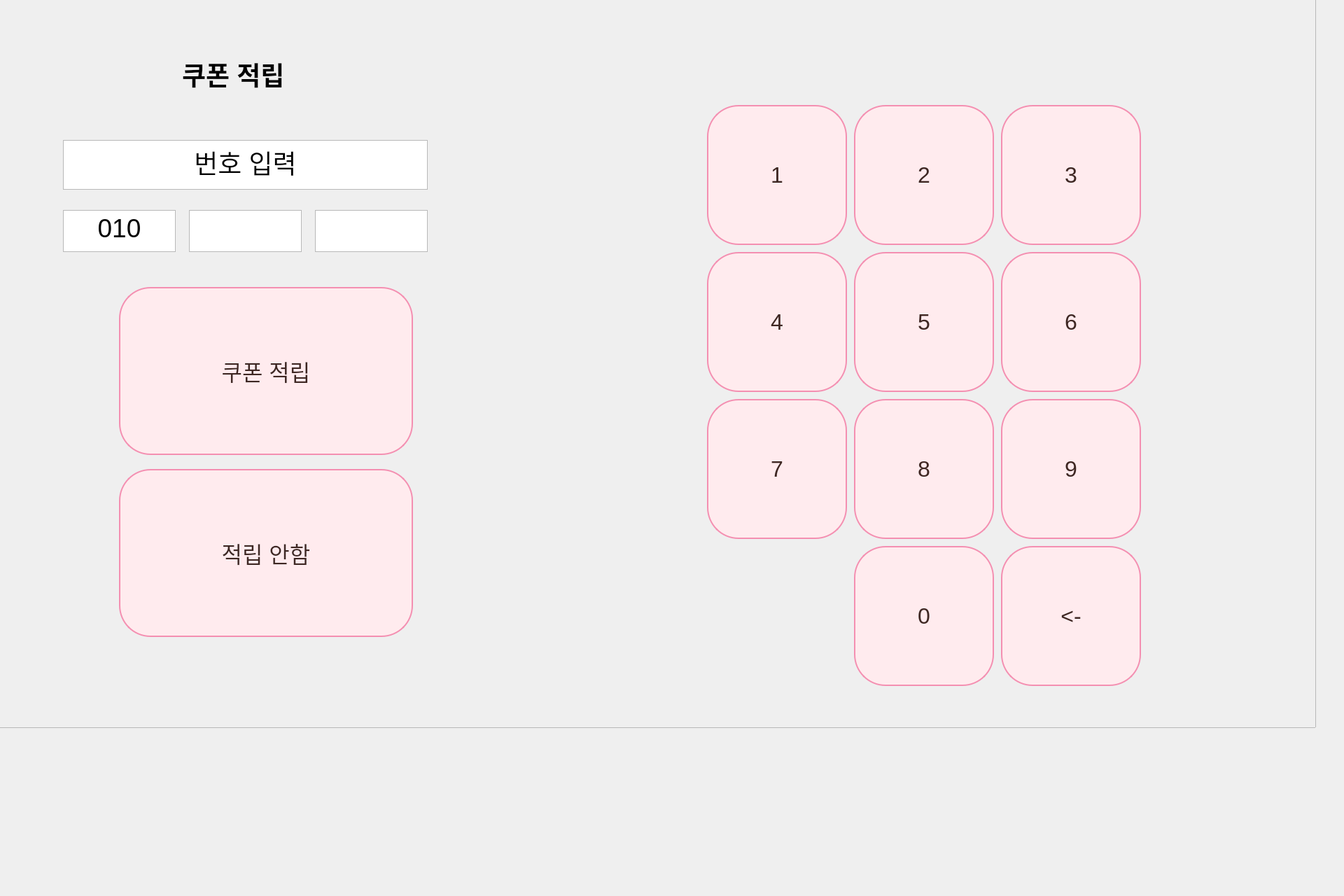
<?xml version="1.0" encoding="UTF-8"?>
<ui version="4.0">
 <class>Dialog</class>
 <widget class="QDialog" name="Dialog">
  <property name="geometry">
   <rect>
    <x>0</x>
    <y>0</y>
    <width>1920</width>
    <height>1280</height>
   </rect>
  </property>
  <property name="windowTitle">
   <string>Dialog</string>
  </property>
  <property name="styleSheet">
   <string notr="true"/>
  </property>
  <widget class="QLabel" name="label">
   <property name="geometry">
    <rect>
     <x>260</x>
     <y>80</y>
     <width>161</width>
     <height>51</height>
    </rect>
   </property>
   <property name="font">
    <font>
     <pointsize>28</pointsize>
     <weight>75</weight>
     <bold>true</bold>
    </font>
   </property>
   <property name="text">
    <string>쿠폰 적립</string>
   </property>
  </widget>
  <widget class="QTextEdit" name="textEdit">
   <property name="geometry">
    <rect>
     <x>90</x>
     <y>200</y>
     <width>521</width>
     <height>71</height>
    </rect>
   </property>
   <property name="font">
    <font>
     <pointsize>20</pointsize>
    </font>
   </property>
   <property name="html">
    <string>&lt;!DOCTYPE HTML PUBLIC &quot;-//W3C//DTD HTML 4.0//EN&quot; &quot;http://www.w3.org/TR/REC-html40/strict.dtd&quot;&gt;
&lt;html&gt;&lt;head&gt;&lt;meta name=&quot;qrichtext&quot; content=&quot;1&quot; /&gt;&lt;style type=&quot;text/css&quot;&gt;
p, li { white-space: pre-wrap; }
&lt;/style&gt;&lt;/head&gt;&lt;body style=&quot; font-family:'Ubuntu'; font-size:20pt; font-weight:400; font-style:normal;&quot;&gt;
&lt;p align=&quot;center&quot; style=&quot; margin-top:0px; margin-bottom:0px; margin-left:0px; margin-right:0px; -qt-block-indent:0; text-indent:0px;&quot;&gt;&lt;span style=&quot; font-size:28pt;&quot;&gt;번호 입력&lt;/span&gt;&lt;/p&gt;&lt;/body&gt;&lt;/html&gt;</string>
   </property>
  </widget>
  <widget class="QTextEdit" name="textEdit_2">
   <property name="geometry">
    <rect>
     <x>90</x>
     <y>300</y>
     <width>161</width>
     <height>60</height>
    </rect>
   </property>
   <property name="font">
    <font>
     <pointsize>20</pointsize>
    </font>
   </property>
   <property name="html">
    <string>&lt;!DOCTYPE HTML PUBLIC &quot;-//W3C//DTD HTML 4.0//EN&quot; &quot;http://www.w3.org/TR/REC-html40/strict.dtd&quot;&gt;
&lt;html&gt;&lt;head&gt;&lt;meta name=&quot;qrichtext&quot; content=&quot;1&quot; /&gt;&lt;style type=&quot;text/css&quot;&gt;
p, li { white-space: pre-wrap; }
&lt;/style&gt;&lt;/head&gt;&lt;body style=&quot; font-family:'Ubuntu'; font-size:20pt; font-weight:400; font-style:normal;&quot;&gt;
&lt;p align=&quot;center&quot; style=&quot; margin-top:0px; margin-bottom:0px; margin-left:0px; margin-right:0px; -qt-block-indent:0; text-indent:0px;&quot;&gt;&lt;span style=&quot; font-size:28pt;&quot;&gt;010&lt;/span&gt;&lt;/p&gt;&lt;/body&gt;&lt;/html&gt;</string>
   </property>
  </widget>
  <widget class="QTextEdit" name="textEdit_3">
   <property name="geometry">
    <rect>
     <x>270</x>
     <y>300</y>
     <width>161</width>
     <height>60</height>
    </rect>
   </property>
   <property name="font">
    <font>
     <pointsize>20</pointsize>
    </font>
   </property>
   <property name="html">
    <string>&lt;!DOCTYPE HTML PUBLIC &quot;-//W3C//DTD HTML 4.0//EN&quot; &quot;http://www.w3.org/TR/REC-html40/strict.dtd&quot;&gt;
&lt;html&gt;&lt;head&gt;&lt;meta name=&quot;qrichtext&quot; content=&quot;1&quot; /&gt;&lt;style type=&quot;text/css&quot;&gt;
p, li { white-space: pre-wrap; }
&lt;/style&gt;&lt;/head&gt;&lt;body style=&quot; font-family:'Ubuntu'; font-size:20pt; font-weight:400; font-style:normal;&quot;&gt;
&lt;p align=&quot;center&quot; style=&quot;-qt-paragraph-type:empty; margin-top:0px; margin-bottom:0px; margin-left:0px; margin-right:0px; -qt-block-indent:0; text-indent:0px;&quot;&gt;&lt;br /&gt;&lt;/p&gt;&lt;/body&gt;&lt;/html&gt;</string>
   </property>
  </widget>
  <widget class="QTextEdit" name="textEdit_4">
   <property name="geometry">
    <rect>
     <x>450</x>
     <y>300</y>
     <width>161</width>
     <height>60</height>
    </rect>
   </property>
   <property name="font">
    <font>
     <pointsize>20</pointsize>
    </font>
   </property>
   <property name="html">
    <string>&lt;!DOCTYPE HTML PUBLIC &quot;-//W3C//DTD HTML 4.0//EN&quot; &quot;http://www.w3.org/TR/REC-html40/strict.dtd&quot;&gt;
&lt;html&gt;&lt;head&gt;&lt;meta name=&quot;qrichtext&quot; content=&quot;1&quot; /&gt;&lt;style type=&quot;text/css&quot;&gt;
p, li { white-space: pre-wrap; }
&lt;/style&gt;&lt;/head&gt;&lt;body style=&quot; font-family:'Ubuntu'; font-size:20pt; font-weight:400; font-style:normal;&quot;&gt;
&lt;p align=&quot;center&quot; style=&quot;-qt-paragraph-type:empty; margin-top:0px; margin-bottom:0px; margin-left:0px; margin-right:0px; -qt-block-indent:0; text-indent:0px;&quot;&gt;&lt;br /&gt;&lt;/p&gt;&lt;/body&gt;&lt;/html&gt;</string>
   </property>
  </widget>
  <widget class="QFrame" name="frame">
   <property name="geometry">
    <rect>
     <x>-40</x>
     <y>-40</y>
     <width>1920</width>
     <height>1080</height>
    </rect>
   </property>
   <property name="styleSheet">
    <string notr="true">QFrame {
    background-image: url(/home/messi/ws_amr/qt/dall.jpg); /* 배경 이미지 설정 */
    background-position: center; /* 이미지 중앙 정렬 */
    background-repeat: no-repeat; /* 이미지 반복 안함 */
}</string>
   </property>
   <property name="frameShape">
    <enum>QFrame::StyledPanel</enum>
   </property>
   <property name="frameShadow">
    <enum>QFrame::Raised</enum>
   </property>
   <widget class="QPushButton" name="pushButton_2">
    <property name="geometry">
     <rect>
      <x>210</x>
      <y>710</y>
      <width>420</width>
      <height>240</height>
     </rect>
    </property>
    <property name="styleSheet">
     <string notr="true">QPushButton {
    color: #3E2723; /* 다크 브라운 글씨 색 */
    background-color: #FFEBEE; /* 라이트 핑크 배경 */
    font-size: 32px; /* 글씨 크기 */
    border: 2px solid #F48FB1; /* 핑크 테두리 */
    border-radius: 45px; /* 둥근 모서리 */
    padding: 10px;
}
QPushButton:hover{
	background-color: #FFC0CB
}</string>
    </property>
    <property name="text">
     <string>적립 안함</string>
    </property>
   </widget>
   <widget class="QPushButton" name="pushButton">
    <property name="geometry">
     <rect>
      <x>210</x>
      <y>450</y>
      <width>420</width>
      <height>240</height>
     </rect>
    </property>
    <property name="styleSheet">
     <string notr="true">QPushButton {
    color: #3E2723; /* 다크 브라운 글씨 색 */
    background-color: #FFEBEE; /* 라이트 핑크 배경 */
    font-size: 32px; /* 글씨 크기 */
    border: 2px solid #F48FB1; /* 핑크 테두리 */
    border-radius: 45px; /* 둥근 모서리 */
    padding: 10px;
}
QPushButton:hover{
	background-color: #FFC0CB
}</string>
    </property>
    <property name="text">
     <string>쿠폰 적립</string>
    </property>
   </widget>
   <widget class="QPushButton" name="pushButton3">
    <property name="geometry">
     <rect>
      <x>1470</x>
      <y>190</y>
      <width>200</width>
      <height>200</height>
     </rect>
    </property>
    <property name="font">
     <font>
      <pointsize>-1</pointsize>
     </font>
    </property>
    <property name="styleSheet">
     <string notr="true">QPushButton {
    color: #3E2723; /* 다크 브라운 글씨 색 */
    background-color: #FFEBEE; /* 라이트 핑크 배경 */
    font-size: 32px; /* 글씨 크기 */
    border: 2px solid #F48FB1; /* 핑크 테두리 */
    border-radius: 45px; /* 둥근 모서리 */
    padding: 10px;
}
QPushButton:hover{
	background-color: #FFC0CB
}</string>
    </property>
    <property name="text">
     <string>3</string>
    </property>
   </widget>
   <widget class="QPushButton" name="pushButton2">
    <property name="geometry">
     <rect>
      <x>1260</x>
      <y>190</y>
      <width>200</width>
      <height>200</height>
     </rect>
    </property>
    <property name="font">
     <font>
      <pointsize>-1</pointsize>
     </font>
    </property>
    <property name="styleSheet">
     <string notr="true">QPushButton {
    color: #3E2723; /* 다크 브라운 글씨 색 */
    background-color: #FFEBEE; /* 라이트 핑크 배경 */
    font-size: 32px; /* 글씨 크기 */
    border: 2px solid #F48FB1; /* 핑크 테두리 */
    border-radius: 45px; /* 둥근 모서리 */
    padding: 10px;
}
QPushButton:hover{
	background-color: #FFC0CB
}</string>
    </property>
    <property name="text">
     <string>2</string>
    </property>
   </widget>
   <widget class="QPushButton" name="pushButton7">
    <property name="geometry">
     <rect>
      <x>1050</x>
      <y>610</y>
      <width>200</width>
      <height>200</height>
     </rect>
    </property>
    <property name="font">
     <font>
      <pointsize>-1</pointsize>
     </font>
    </property>
    <property name="styleSheet">
     <string notr="true">QPushButton {
    color: #3E2723; /* 다크 브라운 글씨 색 */
    background-color: #FFEBEE; /* 라이트 핑크 배경 */
    font-size: 32px; /* 글씨 크기 */
    border: 2px solid #F48FB1; /* 핑크 테두리 */
    border-radius: 45px; /* 둥근 모서리 */
    padding: 10px;
}
QPushButton:hover{
	background-color: #FFC0CB
}</string>
    </property>
    <property name="text">
     <string>7</string>
    </property>
   </widget>
   <widget class="QPushButton" name="pushButton5">
    <property name="geometry">
     <rect>
      <x>1260</x>
      <y>400</y>
      <width>200</width>
      <height>200</height>
     </rect>
    </property>
    <property name="font">
     <font>
      <pointsize>-1</pointsize>
     </font>
    </property>
    <property name="styleSheet">
     <string notr="true">QPushButton {
    color: #3E2723; /* 다크 브라운 글씨 색 */
    background-color: #FFEBEE; /* 라이트 핑크 배경 */
    font-size: 32px; /* 글씨 크기 */
    border: 2px solid #F48FB1; /* 핑크 테두리 */
    border-radius: 45px; /* 둥근 모서리 */
    padding: 10px;
}
QPushButton:hover{
	background-color: #FFC0CB
}</string>
    </property>
    <property name="text">
     <string>5</string>
    </property>
   </widget>
   <widget class="QPushButton" name="pushButton0">
    <property name="geometry">
     <rect>
      <x>1260</x>
      <y>820</y>
      <width>200</width>
      <height>200</height>
     </rect>
    </property>
    <property name="font">
     <font>
      <pointsize>-1</pointsize>
     </font>
    </property>
    <property name="styleSheet">
     <string notr="true">QPushButton {
    color: #3E2723; /* 다크 브라운 글씨 색 */
    background-color: #FFEBEE; /* 라이트 핑크 배경 */
    font-size: 32px; /* 글씨 크기 */
    border: 2px solid #F48FB1; /* 핑크 테두리 */
    border-radius: 45px; /* 둥근 모서리 */
    padding: 10px;
}
QPushButton:hover{
	background-color: #FFC0CB
}</string>
    </property>
    <property name="text">
     <string>0</string>
    </property>
   </widget>
   <widget class="QPushButton" name="pushButton8">
    <property name="geometry">
     <rect>
      <x>1260</x>
      <y>610</y>
      <width>200</width>
      <height>200</height>
     </rect>
    </property>
    <property name="font">
     <font>
      <pointsize>-1</pointsize>
     </font>
    </property>
    <property name="styleSheet">
     <string notr="true">QPushButton {
    color: #3E2723; /* 다크 브라운 글씨 색 */
    background-color: #FFEBEE; /* 라이트 핑크 배경 */
    font-size: 32px; /* 글씨 크기 */
    border: 2px solid #F48FB1; /* 핑크 테두리 */
    border-radius: 45px; /* 둥근 모서리 */
    padding: 10px;
}
QPushButton:hover{
	background-color: #FFC0CB
}</string>
    </property>
    <property name="text">
     <string>8</string>
    </property>
   </widget>
   <widget class="QPushButton" name="pushButton_Back">
    <property name="geometry">
     <rect>
      <x>1470</x>
      <y>820</y>
      <width>200</width>
      <height>200</height>
     </rect>
    </property>
    <property name="font">
     <font>
      <pointsize>-1</pointsize>
     </font>
    </property>
    <property name="styleSheet">
     <string notr="true">QPushButton {
    color: #3E2723; /* 다크 브라운 글씨 색 */
    background-color: #FFEBEE; /* 라이트 핑크 배경 */
    font-size: 32px; /* 글씨 크기 */
    border: 2px solid #F48FB1; /* 핑크 테두리 */
    border-radius: 45px; /* 둥근 모서리 */
    padding: 10px;
}
QPushButton:hover{
	background-color: #FFC0CB
}</string>
    </property>
    <property name="text">
     <string>&lt;-</string>
    </property>
   </widget>
   <widget class="QPushButton" name="pushButton9">
    <property name="geometry">
     <rect>
      <x>1470</x>
      <y>610</y>
      <width>200</width>
      <height>200</height>
     </rect>
    </property>
    <property name="font">
     <font>
      <pointsize>-1</pointsize>
     </font>
    </property>
    <property name="styleSheet">
     <string notr="true">QPushButton {
    color: #3E2723; /* 다크 브라운 글씨 색 */
    background-color: #FFEBEE; /* 라이트 핑크 배경 */
    font-size: 32px; /* 글씨 크기 */
    border: 2px solid #F48FB1; /* 핑크 테두리 */
    border-radius: 45px; /* 둥근 모서리 */
    padding: 10px;
}
QPushButton:hover{
	background-color: #FFC0CB
}</string>
    </property>
    <property name="text">
     <string>9</string>
    </property>
   </widget>
   <widget class="QPushButton" name="pushButton6">
    <property name="geometry">
     <rect>
      <x>1470</x>
      <y>400</y>
      <width>200</width>
      <height>200</height>
     </rect>
    </property>
    <property name="font">
     <font>
      <pointsize>-1</pointsize>
     </font>
    </property>
    <property name="styleSheet">
     <string notr="true">QPushButton {
    color: #3E2723; /* 다크 브라운 글씨 색 */
    background-color: #FFEBEE; /* 라이트 핑크 배경 */
    font-size: 32px; /* 글씨 크기 */
    border: 2px solid #F48FB1; /* 핑크 테두리 */
    border-radius: 45px; /* 둥근 모서리 */
    padding: 10px;
}
QPushButton:hover{
	background-color: #FFC0CB
}</string>
    </property>
    <property name="text">
     <string>6</string>
    </property>
   </widget>
   <widget class="QPushButton" name="pushButton1">
    <property name="geometry">
     <rect>
      <x>1050</x>
      <y>190</y>
      <width>200</width>
      <height>200</height>
     </rect>
    </property>
    <property name="font">
     <font>
      <pointsize>-1</pointsize>
     </font>
    </property>
    <property name="styleSheet">
     <string notr="true">QPushButton {
    color: #3E2723; /* 다크 브라운 글씨 색 */
    background-color: #FFEBEE; /* 라이트 핑크 배경 */
    font-size: 32px; /* 글씨 크기 */
    border: 2px solid #F48FB1; /* 핑크 테두리 */
    border-radius: 45px; /* 둥근 모서리 */
    padding: 10px;
}
QPushButton:hover{
	background-color: #FFC0CB
}</string>
    </property>
    <property name="text">
     <string>1</string>
    </property>
   </widget>
   <widget class="QPushButton" name="pushButton4">
    <property name="geometry">
     <rect>
      <x>1050</x>
      <y>400</y>
      <width>200</width>
      <height>200</height>
     </rect>
    </property>
    <property name="font">
     <font>
      <pointsize>-1</pointsize>
     </font>
    </property>
    <property name="styleSheet">
     <string notr="true">QPushButton {
    color: #3E2723; /* 다크 브라운 글씨 색 */
    background-color: #FFEBEE; /* 라이트 핑크 배경 */
    font-size: 32px; /* 글씨 크기 */
    border: 2px solid #F48FB1; /* 핑크 테두리 */
    border-radius: 45px; /* 둥근 모서리 */
    padding: 10px;
}
QPushButton:hover{
	background-color: #FFC0CB
}</string>
    </property>
    <property name="text">
     <string>4</string>
    </property>
   </widget>
  </widget>
  <zorder>frame</zorder>
  <zorder>label</zorder>
  <zorder>textEdit</zorder>
  <zorder>textEdit_2</zorder>
  <zorder>textEdit_3</zorder>
  <zorder>textEdit_4</zorder>
 </widget>
 <resources/>
 <connections/>
</ui>
